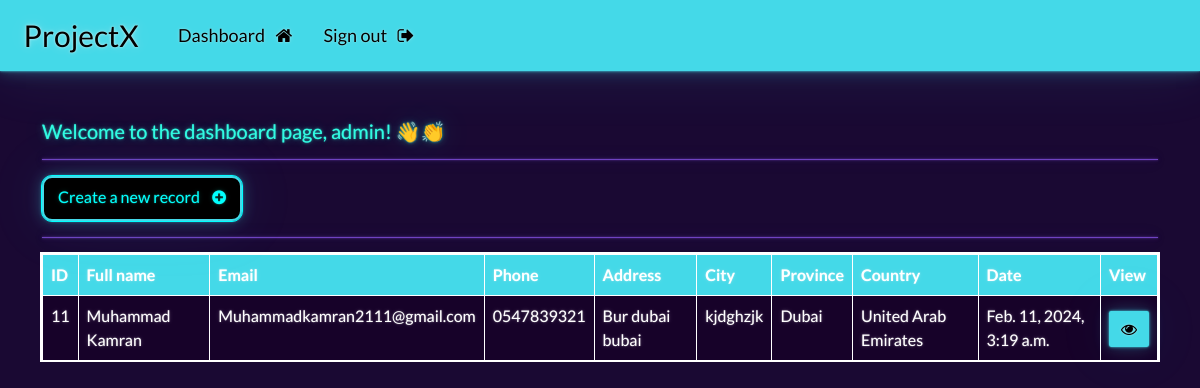
Page /dashboard (signed in) on the committed database.
### information/models.py (models this page shows, shortened)
class Record(models.Model):
    creation_date = models.DateTimeField(auto_now_add=True)
    first_name=models.CharField(max_length=100)
    last_name=models.CharField(max_length=100)
    email=models.CharField(max_length=255)
    phone=models.CharField(max_length=20)
    address=models.CharField(max_length=300)
    city=models.CharField(max_length=255)
    province=models.CharField(max_length=200)
    country=models.CharField(max_length=125)

### information/views.py (the view)
# urls.py: path('dashboard', views.dashboard, name="dashboard"),
@login_required(login_url='my-login')
def dashboard(request):
    my_records=Record.objects.all()
    context={'records':my_records}
    return render(request,'information/dashboard.html', context=context)

### information/templates/information/dashboard.html
{% extends "information/base.html" %}
{% block content %}
    <h5>Welcome to the dashboard page, {{user}}! 👋👏 </h5>
    <hr>
    <a class="btn btn-outline-light s3" href="{%url 'create-record'%}">Create a new record &nbsp;&nbsp;&nbsp;<i class="fa fa-plus-circle" aria-hidden="true"></i></a>
    <hr>
    <table class="table table-dark table-hover s6">
        <thead class="table-light">
            <tr>
                <th scope="col">ID</th>
                <th scope="col">Full name</th>
                <th scope="col">Email</th>
                <th scope="col">Phone</th>
                <th scope="col">Address</th>
                <th scope="col">City</th>
                <th scope="col">Province</th>
                <th scope="col">Country</th>
                <th scope="col">Date</th>
                <th scope="col">View</th>
            </tr>
        </thead>
        <tbody>
            {%if records%}
                {% for record in records  %}
                <tr>
                    <td>{{record.id}}</td>
                    <td>{{record.first_name}} {{record.last_name}}</td>
                    <td>{{record.email}}</td>
                    <td>{{record.phone}}</td>
                    <td>{{record.address}}</td>
                    <td>{{record.city}}</td>
                    <td>{{record.province}}</td>
                    <td>{{record.country}}</td>
                    <td>{{record.creation_date}}</td>
                    <td><a class="btn btn-light btn s13" href="{% url 'record' record.id %}"><i class="fa fa-eye" aria-hidden="true"></i></a></td>
                </tr>
                {% endfor %}
            {% endif %}
        </tbody>
    </table>
{% endblock %}

### information/templates/information/base.html (shortened to what this page needs)
{% load static %}
<!DOCTYPE html>
<html>
    <head>
        <link rel="stylesheet" type="text/css" href="https://bootswatch.com/5/vapor/bootstrap.min.css">
        <link rel="stylesheet" type="text/css" href="{% static 'css/styles.css' %}">
        <link rel="stylesheet" href="https://cdnjs.cloudflare.com/ajax/libs/font-awesome/4.7.0/css/font-awesome.min.css">
    </head>
    <body>
        {% include "information/navbar.html" %}
        <br>
        <div class="container">
            <br>
            {% block content %}
            {% endblock %}
        </div>
    </body>
</html>

### information/templates/information/navbar.html (shortened to what this page needs)
<nav class="navbar navbar-expand-lg bg-light" data-bs-theme="dark">
    <div class="container-fluid">
      <a class="navbar-brand" href="{%url ''%}">&nbsp; ProjectX</a>
      <div class="collapse navbar-collapse" id="navbarColor01">
        <ul class="navbar-nav me-auto">
            {% if user.is_authenticated %}
        <li class="nav-item">
            <a class="nav-link" href="{% url 'dashboard' %}">Dashboard &nbsp; <i class="fa fa-home" aria-hidden="true"></i></a>
        </li>
        <li class="nav-item">
            <a class="nav-link" href="{% url 'user-logout' %}">Sign out &nbsp; <i class="fa fa-sign-out" aria-hidden="true"></i></a>
        </li>
    </ul>
          {% endif %}
      </div>
</nav>

### static/css/styles.css (style rules this page uses)
.navbar-brand { font-size: 30px; color: black; }
.nav-link { font-size: 18px; color: black; }
.btn-outline-light { height: 50px; width: 240px; background-color: black; font-size: 20px; border-radius: 10px; color: aqua; outline: 1px solid aqua; }
.s3 { height: 45px; width: 200px; font-size: 16px; padding-top: 7px; border-radius: 10px; color: aqua; }
td { border: 1px solid white; padding: 8px; }
th { border: 1px solid white; padding: 8px; }
.s6 { outline: 2px solid white; }
.s13 { color: black; margin-top: 7px; }

### rows in the picture
Record: id "11", first_name "Muhammad", last_name "Kamran", email "Muhammadkamran2111@gmail.com", phone "0547839321", address "Bur dubai bubai", city "kjdghzjk", province "Dubai", country "United Arab Emirates", creation_date "Feb. 11, 2024, 3:19 a.m."

### other values in the picture
{{ user }} "admin"
